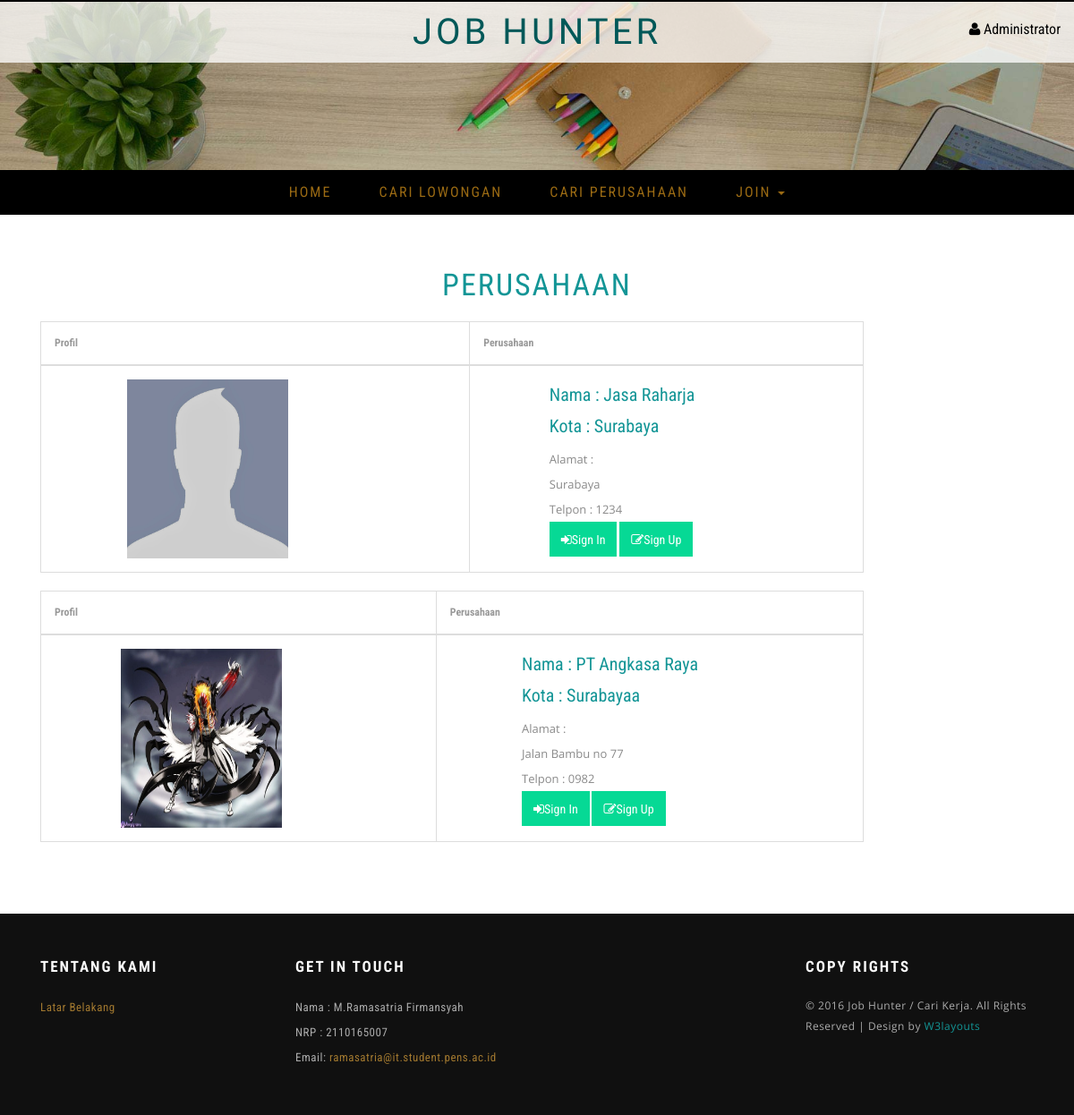
Page /index.php/welcome/cari_perusahaan on the committed database.
### tables this page shows
CREATE TABLE IF NOT EXISTS `perusahaan` (
`id` int(11) NOT NULL,
  `email` varchar(50) NOT NULL,
  `username` varchar(50) NOT NULL,
  `nama` varchar(50) DEFAULT NULL,
  `kota` varchar(50) DEFAULT NULL,
  `alamat` varchar(50) DEFAULT NULL,
  `telpon` varchar(50) DEFAULT NULL,
  `foto` varchar(50) DEFAULT NULL,
  `waktu_create` datetime NOT NULL
);

### application/controllers/Welcome.php (called while the page is built, shortened)
<?php
class Welcome extends CI_Controller {
	function __construct()
	{
		$this->load->model('Front','',TRUE);
		$this->load->library('session');
		$this->load->helper('form');
		$this->load->library('form_validation');
		$this->load->model('Lowongan_model','',TRUE);
		$this->load->model('Perusahaan_model','',TRUE);
		$this->load->model('Pelamar_model','',TRUE);
	}
	public function cari_perusahaan()
	{
		$data['perusahaan']= $this->Perusahaan_model->perusahaan();
		$this->load->view('cari_perusahaan',$data);
	}
}

### index.php (called while the page is built, shortened)
<?php
require_once BASEPATH.'core/CodeIgniter.php';

### application/models/Perusahaan_model.php (called while the page is built, shortened)
<?php
Class Perusahaan_model extends CI_Model{
    function perusahaan()
    {
         $sql = ("SELECT a.id as id,a.email as email,a.nama as nama,a.kota as kota,a.alamat as alamat,a.telpon as telpon, a.foto as foto FROM perusahaan a order by a.nama");
        $query = $this -> db -> query($sql);
        return $query->result();
    }
}
?>

### application/views/cari_perusahaan.php (the view, shortened to what this page needs)
<?php $this->load->view('header'); ?>
<body>
	<?php $this->load->view('navigation'); ?>
			<?php $this->load->view('nav'); ?>
	<div class="wthree-main-content">
		<section class="agileits about-page">
			<div class="container">
				<h2 class="agile-inner-title">Perusahaan</h2>
				<div class="col-md-10 w3ls-about-top-right-grid">
				 <?php foreach($perusahaan as $each)
                      {
                          ?>
				<table class="table table-bordered">
								<thead>
									<tr>
										<th>Profil</th>
										<th>Perusahaan</th>
									</tr>
								</thead>
								<tbody>
									<tr>
									<td>
									<div class="w3-about-gd-right">
										<img src="<?php if ($each->foto==null) {
						echo base_url("assets/images/Profil.jpg");
						}else{
						 echo base_url("$each->foto") ;
						 } ?>" style="width:180px;height:200px;" alt=" " class="img-responsive" />
						 </div>
									</td>
										<td><div class="w3-about-gd-right">
							<h4>Nama : <?php echo $each->nama; ?></h4>
							<h4>Kota : <?php echo $each->kota; ?></h4>
							<p>Alamat : <br><?php echo $each->alamat; ?></p>
							<p>Telpon : <?php echo $each->telpon; ?></p>
							<a class="btn btn-warning" href ="<?php echo base_url("index.php/welcome/sign_in"); ?>" ><i class="fa fa-sign-in"></i>Sign In</a>
							<a class="btn btn-warning" href ="<?php echo base_url("index.php/welcome/sign_up"); ?>" ><i class="fa fa-edit"></i>Sign Up</a>
						</div></td>
									</tr>
								</tbody>
							  </table>
						   <?php
                      }
                      ?>
					</div>
				</div>
				</section>
</div>
<?php $this->load->view('footer'); ?>

### application/views/header.php (shortened to what this page needs)
<!DOCTYPE html>
<html lang="en" ng-app="myApp">
<head>
<link href="<?php echo base_url("assets/css/font-awesome.min.css"); ?>" rel="stylesheet" type="text/css" media="all" />
<link href="<?php echo base_url("assets/css/bootstrap.min.css"); ?>" rel="stylesheet" type="text/css" media="all" />
<link href="<?php echo base_url("assets/css/style.css"); ?>" rel="stylesheet" type="text/css" media="all" />
<link href="<?php echo base_url("assets/css/skdslider.css"); ?>" rel="stylesheet">
</head>

### application/views/navigation.php (shortened to what this page needs)
<div class="w3-slider">
	<header>
		<div class="w3layouts-top-strip">
			<div class="container-fluid">
				<div class="agileits-contact-info text-right">
					<ul><li><a href="<?php echo base_url("index.php/backend/login"); ?>"><i class="fa fa-user"></i> Administrator</a></li>
					</ul>
				</div>
				<div class="logo text-center">
					<h1><a href="index.html">Job Hunter</a></h1>
				</div>
				<div class="clearfix"></div>
			</div>
		</div>
	</header>
		<div class="w3layouts-inner-banner">
		</div>
	</div>

### application/views/nav.php (shortened to what this page needs)
<nav class="navbar navbar-default">
			  <div class="container-fluid">
				<div class="collapse navbar-collapse" id="bs-example-navbar-collapse-1">
				  <ul class="nav navbar-nav">
					<li><a href="<?php echo base_url("index.php/welcome/index"); ?>">Home</a></li>
					<li><a href="<?php echo base_url("index.php/welcome/cari_lowongan"); ?>">Cari Lowongan</a></li>
					<li><a href="<?php echo base_url("index.php/welcome/cari_perusahaan"); ?>">Cari Perusahaan</a></li>
					<li class="dropdown">
					  <a href="#" class="dropdown-toggle" data-toggle="dropdown" role="button" aria-haspopup="true" aria-expanded="false">Join <span class="caret"></span></a>
					</li>
				  </ul>
				</div>
			  </div>
			</nav>

### application/views/footer.php (shortened to what this page needs)
		<footer>
			<div class="container">
				<div class="w3ls-footer-grids">
					<div class="col-md-3 w3l-footer-grid">
						<h4>Tentang Kami</h4>
						<ul>
							<li><a href="<?php echo base_url("index.php/welcome/latar_belakang"); ?>">Latar Belakang</a></li>
						</ul>
					</div>
					<div class="col-md-3 w3l-footer-grid">
						<h4>GET IN TOUCH</h4>
						<ul>
							<li>Nama : M.Ramasatria Firmansyah</li>
							<li>NRP  : 2110165007</li>
							<li>Email: <a href="mailto:ramasatria@it.student.pens.ac.id">ramasatria@it.student.pens.ac.id </a></li>
						</ul>
					</div>
					<div class="col-md-3 w3l-footer-grid">
					</div>
					<div class="col-md-3 w3l-footer-grid">
						<h4>Copy Rights</h4>
						<p>&copy; 2016 Job Hunter / Cari Kerja. All Rights Reserved | Design by <a href="http://w3layouts.com/"> W3layouts</a></p>
					</div>
					<div class="clearfix"></div>
				</div>
			</div>
</footer>
</body>
</html>

### assets/css/style.css (style rules this page uses)
body { padding:0; margin:0; background:#fff; font-family: 'Roboto Condensed', sans-serif; }
body a { transition:0.5s all; -webkit-transition:0.5s all; -moz-transition:0.5s all; -o-transition:0.5s all; -ms-transition:0.5s all; font-weight:400; }
h1,h2,h3,h4,h5,h6 { margin:0; font-weight:400; transition:0.5s all; -webkit-transition:0.5s all; -moz-transition:0.5s all; -o-transition:0.5s all; -ms-transition:0.5s all; }
p { margin:0; font-family: 'Open Sans', sans-serif; }
ul { margin:0; padding:0; }
.w3-slider { position: relative; }
header { padding: 12px 0; border-top: 2px solid #000000; background: rgba(255, 255, 255, 0.77); position: absolute; z-index: 9; width: 100%; }
.logo a { font-size: 43px; text-decoration: none; color: #005858; letter-spacing: 4px; font-family: 'Philosopher', sans-serif; text-transform: uppercase; }
.logo { float:left; width: 33.333%; }
.agileits-contact-info { float:right; width: 33.333%; margin-top:9px; }
.agileits-contact-info ul li { display: inline-block; font-size: 17px; }
.agileits-contact-info ul li a { color: #000; vertical-align: text-bottom; }
.navbar-default { background-color: transparent; border-color: transparent; }
.navbar { margin-bottom: 0; }
.navbar-default .navbar-collapse, .navbar-default .navbar-form { border: none; }
.navbar-nav { float: none; text-align: center; }
.navbar-nav>li { display: inline-block; float: none; }
.navbar-default .navbar-nav>li>a { font-size: 17px; text-transform: uppercase; color: #9a6a13; letter-spacing: 2px; padding: 15px 25px; }
.navbar { border-radius: 0px; -webkit-border-radius: 0px; -moz-border-radius: 0px; -ms-border-radius: 0px; -o-border-radius: 0px; border:none; background: #000; }
footer { background:#101010; padding:50px 0; }
.w3l-footer-grid h4 { margin: 0 0 22px 0; font-size: 17px; color: #f9f9f9; font-weight: bold; letter-spacing: 2px; text-transform: uppercase; }
.w3l-footer-grid p { margin: 0 0 0px 0; font-size: 12px; color: #ababab; line-height: 23px; letter-spacing: 0.5px; }
.w3l-footer-grid p a { color:#139596; }
.w3l-footer-grid ul { margin:0; padding:0; }
.w3l-footer-grid ul li { list-style-type: none; font-size: 13px; color: #ababab; line-height: 28px; letter-spacing: 0.5px; }
.w3l-footer-grid ul li a { color:#a1782f; }
.w3layouts-inner-banner { background:url('../images/1.jpg') no-repeat 0px 0px; min-height:250px; background-size:cover; -webkit-background-size: cover; -moz-background-size: cover; -o-background-size: cover; -ms-background-size: cover; }
h2.agile-inner-title { text-align: center; margin-bottom: 25px; font-size: 35px; letter-spacing: 2px; color: #139596; text-transform: uppercase; }
.table td, .table>tbody>tr>td, .table>tbody>tr>th, .table>tfoot>tr>td, .table>tfoot>tr>th, .table>thead>tr>td, .table>thead>tr>th { padding: 15px !important; font-size: 0.85em; color: #999; border-top: none !important; }
.btn { border-radius: 0px; -webkit-border-radius: 0px; -moz-border-radius: 0px; -ms-border-radius: 0px; -o-border-radius: 0px; outline: none; }
.btn-warning { color: #fff; background-color:rgb(6, 217, 149); border-color:rgb(6, 217, 149); padding:8.5px 12px; }
.agileits { padding: 60px 0; }
.w3ls-about-top-right-grid h4 { text-transform: capitalize; font-size: 20px; color: #139596; margin: 5px 0 10px; line-height: 25px; }
.w3ls-about-top-right-grid p { color: #8a8a8a; font-size: 13px; margin: 0; line-height: 28px; }
.w3-about-gd-right { float:right; width:82%; }
@media (max-width: 1440px) { .logo a { font-size: 40px; } }
@media (max-width: 1440px) { .agileits-contact-info { margin-top: 8px; } }
@media (max-width: 1440px) { .agileits-contact-info ul li { font-size: 16px; } }
@media (max-width: 1440px) { .w3layouts-inner-banner { min-height: 210px; } }
@media (max-width: 1440px) { h2.agile-inner-title { margin-bottom: 22px; font-size: 34px; } }
@media (max-width: 1366px) { .w3ls-social-icons,.agileits-contact-info { width: 31.333%; } }
@media (max-width: 1366px) { .logo { width: 37.333%; } }
@media (max-width: 1366px) { .w3layouts-inner-banner { min-height: 200px; } }
@media (max-width: 1280px) { .navbar-default .navbar-nav>li>a { font-size: 16px; } }
@media (max-width: 1280px) { .w3layouts-inner-banner { min-height: 190px; } }

### rows in the picture
perusahaan: shows a picture, nama "Jasa Raharja", kota "Surabaya", alamat "Surabaya", telpon "1234"
perusahaan: foto (picture), nama "PT Angkasa Raya", kota "Surabayaa", alamat "Jalan Bambu no 77", telpon "0982"
